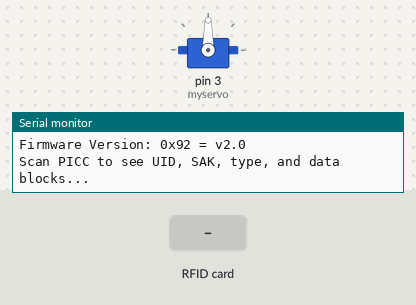
Bench run of a sketch on a simulated Arduino Uno, built with avr-gcc and run on an emulated ATmega328P. Shown: servo, the last lines printed to the serial monitor. The test bench sets the inputs (shaded band).

Above: at 1.2 s.
1.3 s: RFID card B9 AA 97 84 held to the reader
3.8 s: RFID card B9 AA 97 84 held to the reader
At 5.1 s:
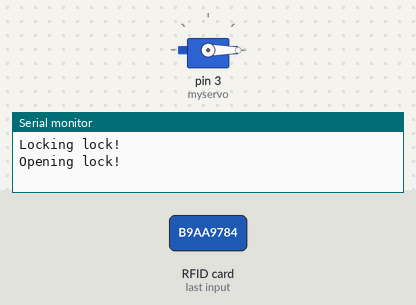
Timing chart, 0 to 6.8 s (numbered marks = the images above; inputs shaded):
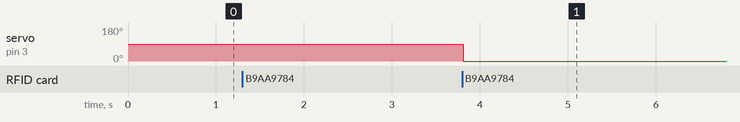

The sketch:

lock.ino
```cpp
#include <SPI.h>
#include <MFRC522.h>
#include <Servo.h>
#define RST_PIN 9 // Configurable, see typical pin layout above
#define SS_PIN 10 // Configurable, see typical pin layout above

MFRC522 mfrc522(SS_PIN,RST_PIN);  // /Create MFRC522 instance
Servo myservo;

//The card ID to which we will grant access


byte knownCard[] = {0xB9, 0xAA, 0x97, 0x84};
void setup() {
  // put your setup code here, to run once:
  Serial.begin(9600); // Initialize serial communications with the PC
  while (!Serial); // Do nothing if no serial port is opened (added for Arduinos based on ATMEGA32U4)
  SPI.begin(); // Init SPI bus
  mfrc522.PCD_Init(); // Init MFRC522
  delay(4); // Optional delay. Some board do need more time after init to be ready, see Readme
  mfrc522.PCD_DumpVersionToSerial(); // Show details of PCD - MFRC522 Card Reader details
  Serial.println(F("Scan PICC to see UID, SAK, type, and data blocks..."));
  myservo.attach(3);
}

int isLocked=0;//1 is locked
void loop() {
  // check if a card is near the reader
  if ( ! mfrc522.PICC_IsNewCardPresent()) {
  return;
  }
  // read the card ID
  if ( ! mfrc522.PICC_ReadCardSerial()) {
    return;
  }
  // check if the card has access
  if(compareUID(mfrc522.uid.uidByte, knownCard, mfrc522.uid.size)) {
    if(isLocked==1){
      myservo.write(0);
      delay(1000);
      Serial.println("Opening lock!");
      isLocked=0;
      delay(5000);
    }else{//open
      myservo.write(90);
      delay(1000);
      Serial.println("Locking lock!");
      isLocked=1;
    }
  } else {
  Serial.println("Access Denied!!");
  }
}
//a helper function to compare cards' id
bool compareUID(byte* uid1, byte* uid2, byte size) {
for (byte i=0; i < size; i++){
if (uid1[i] != uid2[i]) {
return false; // card does not match our card
}
}
return true; //it is our card
}
```

Measured:
- after the input at 3.8 s, servo on pin 3 (myservo): 90° → 0° at once
